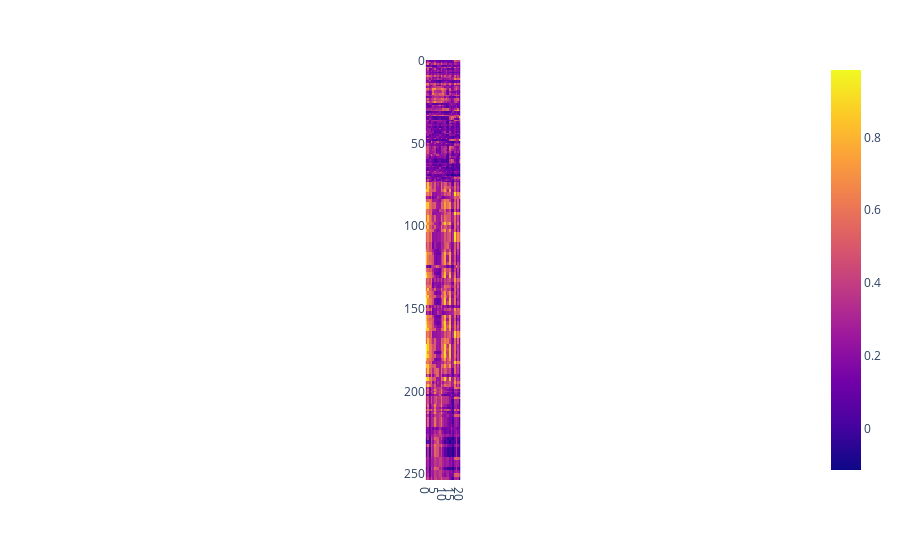

The notebook cell saved with this chart:
### Code cell
def col_unit_2_string(col_unit):
    if col_unit is not None:
        agg_id, col, isDistinct = col_unit
        if agg_id != "none":
            return f"{isDistinct} {agg_id} ({col})".strip() #(isDistinct + " " + agg_id + " (" + col + ")").strip()
        else:
            return f"{isDistinct} {col}".strip()
    else:
        return ""
def extract_select_ent(select):
    cols_ents = []
    global_distinct = select[0]
    for s in select[1]:
        agg_id = s[0]
        val_unit = s[1]
        # 'select': (isDistinct(bool), [(agg_id, val_unit), (agg_id, val_unit), ...])
        # val_unit: (unit_op, col_unit1, col_unit2)
        # col_unit: (agg_id, col_id, isDistinct(bool))
        unit_op, col_unit1, col_unit2 = val_unit
        agg_id1, col1, isDistinct1 = col_unit1
        col1_string = col_unit_2_string(col_unit1)
        
        if col_unit2 is not None:
            col2_string = col_unit_2_string(col_unit2)
            col1_string =  " ".join([col1_string, unit_op, col2_string])
        
        if agg_id != "none":
            col1_string = agg_id + " (" + col1_string + ")"
        cols_ents.append(col1_string)
    return cols_ents

def extract_select_names(select):
    select_names = []
    for s in select[1]:
        agg_id = s[0]
        val_unit = s[1]
        unit_op, col_unit1, col_unit2 = val_unit
        col_string = col_unit1[1]
        if col_unit2 is not None:
            col_string += ", " + col_unit2[1]
        select_names.append(col_string)
    return select_names

record_count = 0

sim_query_list = []

for rowid, row in spider_df.iterrows():
    sql = row["query"]
    db_name = row["db_id"]
    table = tables[db_name]
    schema = process_sql.Schema(db_schema[db_name], table)
    sql_label = process_sql.get_sql(schema, sql)
    select_decoded = decode_sql.decode_select(sql_label, table)
    select_name =  extract_select_names(select_decoded)
    select_ents = extract_select_ent(select_decoded)
    record_count += 1
    row_sim = np.max(cal_cosine_sim(table_2_search_cols, select_name), axis=1)
    sim_query_list.append(row_sim)

sim_query_list = np.array(sim_query_list)
        
fig = px.imshow(sim_query_list)
fig.show()

### Figure 1 — Plotly figure (JSON) as saved in the notebook; plotly's stock layout.template omitted (floating-point values rounded to 4 significant figures; data arrays with more than 128 entries replaced by an {"elided": "..."} marker saying what was removed)
{"data": [{"coloraxis": "coloraxis", "hovertemplate": "x: %{x}<br>y: %{y}<br>color: %{z}<extra></extra>", "name": "0", "type": "heatmap", "xaxis": "x", "yaxis": "y", "z": {"elided": "254x21 float values"}}], "layout": {"coloraxis": {"colorscale": [[0, "#0d0887"], [0.1111, "#46039f"], [0.2222, "#7201a8"], [0.3333, "#9c179e"], [0.4444, "#bd3786"], [0.5556, "#d8576b"], [0.6667, "#ed7953"], [0.7778, "#fb9f3a"], [0.8889, "#fdca26"], [1, "#f0f921"]]}, "margin": {"t": 60}, "xaxis": {"anchor": "y", "constrain": "domain", "domain": [0, 1], "scaleanchor": "y"}, "yaxis": {"anchor": "x", "autorange": "reversed", "constrain": "domain", "domain": [0, 1]}}}
